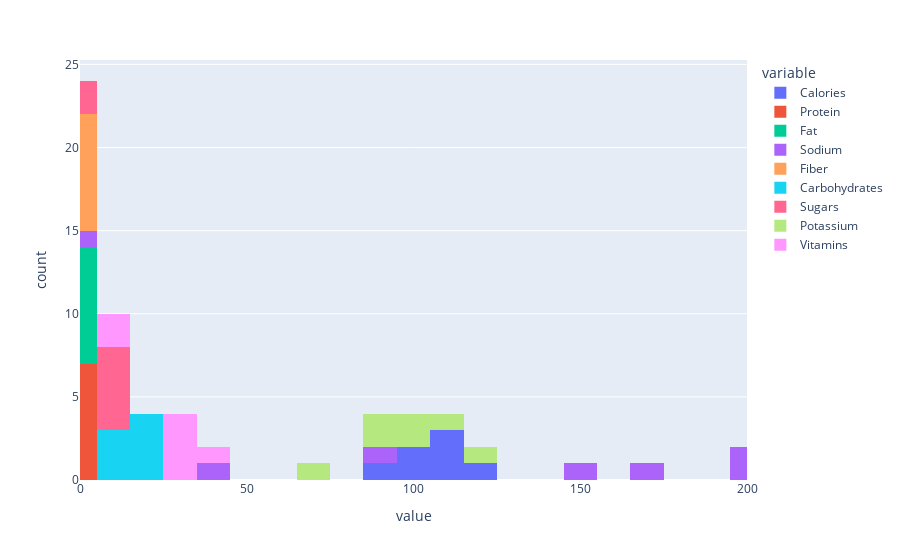

Notebook code for this chart:
### Markdown cell above
*A* (American Home Food Products)'s cereal has viturally no *sodium* or *fibre* but the most *protein* compared to the other manufacturers. *Q* (Quaker Oats) has the most *fat*, and *P* (Post) the most *sugars*.

### Code cell
px.histogram(manu,nbins=30,range_x=[0,200])

### Figure 1 — Plotly figure (JSON) as saved in the notebook; plotly's stock layout.template omitted (floating-point values rounded to 4 significant figures)
{"data": [{"alignmentgroup": "True", "bingroup": "x", "hovertemplate": "variable=Calories<br>value=%{x}<br>count=%{y}<extra></extra>", "legendgroup": "Calories", "marker": {"color": "#636efa"}, "name": "Calories", "nbinsx": 30, "offsetgroup": "Calories", "orientation": "v", "showlegend": true, "type": "histogram", "x": [100, 111.4, 108.7, 86.67, 108.9, 95, 115], "xaxis": "x", "yaxis": "y"}, {"alignmentgroup": "True", "bingroup": "x", "hovertemplate": "variable=Protein<br>value=%{x}<br>count=%{y}<extra></extra>", "legendgroup": "Protein", "marker": {"color": "#EF553B"}, "name": "Protein", "nbinsx": 30, "offsetgroup": "Protein", "orientation": "v", "showlegend": true, "type": "histogram", "x": [4, 2.318, 2.652, 2.833, 2.444, 2.625, 2.5], "xaxis": "x", "yaxis": "y"}, {"alignmentgroup": "True", "bingroup": "x", "hovertemplate": "variable=Fat<br>value=%{x}<br>count=%{y}<extra></extra>", "legendgroup": "Fat", "marker": {"color": "#00cc96"}, "name": "Fat", "nbinsx": 30, "offsetgroup": "Fat", "orientation": "v", "showlegend": true, "type": "histogram", "x": [1, 1.364, 0.6087, 0.1667, 0.8889, 1.75, 1.25], "xaxis": "x", "yaxis": "y"}, {"alignmentgroup": "True", "bingroup": "x", "hovertemplate": "variable=Sodium<br>value=%{x}<br>count=%{y}<extra></extra>", "legendgroup": "Sodium", "marker": {"color": "#ab63fa"}, "name": "Sodium", "nbinsx": 30, "offsetgroup": "Sodium", "orientation": "v", "showlegend": true, "type": "histogram", "x": [0, 200.5, 174.8, 37.5, 146.1, 92.5, 198.1], "xaxis": "x", "yaxis": "y"}, {"alignmentgroup": "True", "bingroup": "x", "hovertemplate": "variable=Fiber<br>value=%{x}<br>count=%{y}<extra></extra>", "legendgroup": "Fiber", "marker": {"color": "#FFA15A"}, "name": "Fiber", "nbinsx": 30, "offsetgroup": "Fiber", "orientation": "v", "showlegend": true, "type": "histogram", "x": [0, 1.273, 2.739, 4, 2.778, 1.337, 1.875], "xaxis": "x", "yaxis": "y"}, {"alignmentgroup": "True", "bingroup": "x", "hovertemplate": "variable=Carbohydrates<br>value=%{x}<br>count=%{y}<extra></extra>", "legendgroup": "Carbohydrates", "marker": {"color": "#19d3f3"}, "name": "Carbohydrates", "nbinsx": 30, "offsetgroup": "Carbohydrates", "orientation": "v", "showlegend": true, "type": "histogram", "x": [16, 14.73, 15.13, 16, 13.22, 10.12, 17.62], "xaxis": "x", "yaxis": "y"}, {"alignmentgroup": "True", "bingroup": "x", "hovertemplate": "variable=Sugars<br>value=%{x}<br>count=%{y}<extra></extra>", "legendgroup": "Sugars", "marker": {"color": "#FF6692"}, "name": "Sugars", "nbinsx": 30, "offsetgroup": "Sugars", "orientation": "v", "showlegend": true, "type": "histogram", "x": [3, 7.955, 7.565, 1.833, 8.778, 5.375, 6.125], "xaxis": "x", "yaxis": "y"}, {"alignmentgroup": "True", "bingroup": "x", "hovertemplate": "variable=Potassium<br>value=%{x}<br>count=%{y}<extra></extra>", "legendgroup": "Potassium", "marker": {"color": "#B6E880"}, "name": "Potassium", "nbinsx": 30, "offsetgroup": "Potassium", "orientation": "v", "showlegend": true, "type": "histogram", "x": [95, 85.23, 103.0, 120.8, 113.9, 74.38, 89.38], "xaxis": "x", "yaxis": "y"}, {"alignmentgroup": "True", "bingroup": "x", "hovertemplate": "variable=Vitamins<br>value=%{x}<br>count=%{y}<extra></extra>", "legendgroup": "Vitamins", "marker": {"color": "#FF97FF"}, "name": "Vitamins", "nbinsx": 30, "offsetgroup": "Vitamins", "orientation": "v", "showlegend": true, "type": "histogram", "x": [25, 35.23, 34.78, 8.333, 25, 12.5, 25], "xaxis": "x", "yaxis": "y"}], "layout": {"barmode": "relative", "legend": {"title": {"text": "variable"}, "tracegroupgap": 0}, "margin": {"t": 60}, "xaxis": {"anchor": "y", "domain": [0, 1], "range": [0, 200], "title": {"text": "value"}}, "yaxis": {"anchor": "x", "domain": [0, 1], "title": {"text": "count"}}}}
